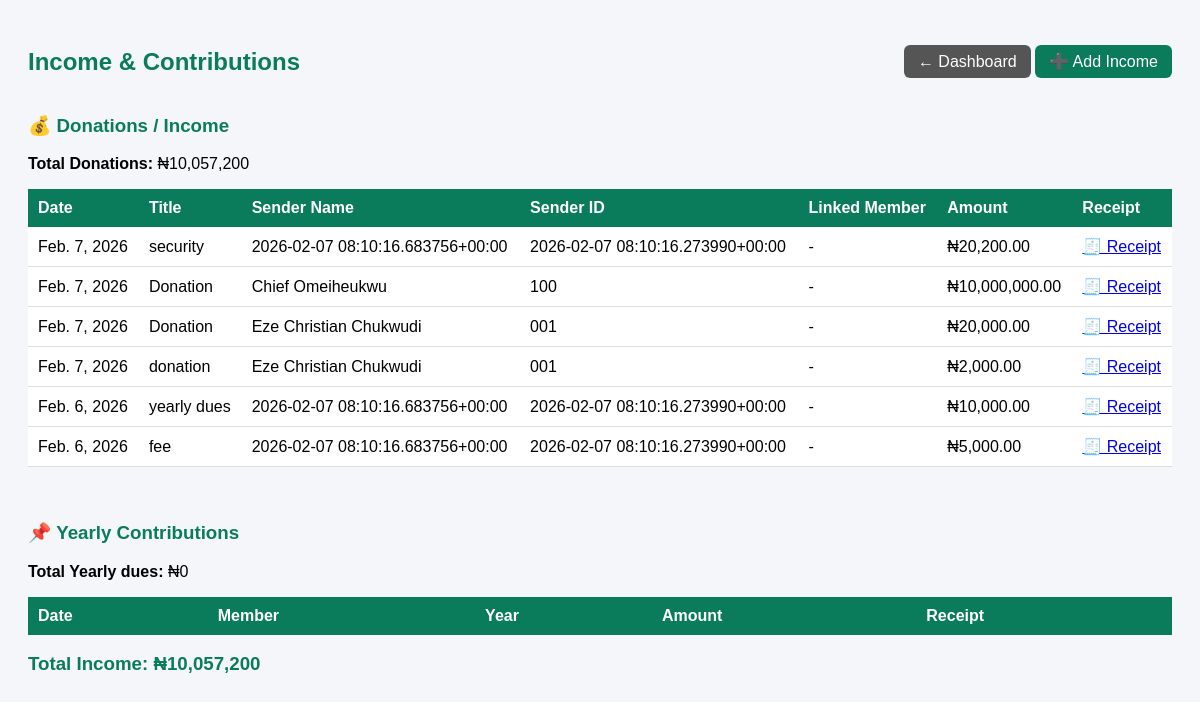
/income/ (signed in), run on the app's committed database.
### finance/models.py (models this page shows, shortened)
class Income(models.Model):
    date = models.DateField(auto_now_add=True)
    title = models.CharField(max_length=200)
    sender_name = models.CharField(max_length=200)
    sender_id = models.CharField(max_length=50)
    member = models.ForeignKey(
        Member,
        on_delete=models.SET_NULL,
        null=True,
        blank=True,
        related_name='received_incomes'  # 👈 FIX
    )
    amount = models.DecimalField(max_digits=12, decimal_places=2)
    recorded_by = models.ForeignKey(
        Member,
        on_delete=models.SET_NULL,
        null=True,
        related_name='incomes_recorded'  # 👈 FIX
    )

### accounts/decorators.py (the view)
    def wrapper(request, *args, **kwargs):
        if not request.session.get('member_id'):
            return redirect('login')
        return view_func(request, *args, **kwargs)

### finance/templates/finance/income_list.html (shortened to what this page needs)
{% load humanize %}
<!DOCTYPE html>
<html>
<head>
</head>
<body>
<div class="header">
  <h2>Income & Contributions</h2>
  <div>
    <a href="{% url 'dashboard' %}" class="btn secondary">← Dashboard</a>
    {% if request.session.member_role == 'admin' %}
    <a href="{% url 'add_income' %}" class="btn">➕ Add Income</a>
    {% endif %}
  </div>
</div>
<h3>💰 Donations / Income</h3>
<p><strong>Total Donations:</strong> ₦{{ total_income|intcomma }}</p>
<table>
<tr>
  <th>Date</th>
  <th>Title</th>
  <th>Sender Name</th>
  <th>Sender ID</th>
  <th>Linked Member</th>
  <th>Amount</th>
  <th>Receipt</th>
</tr>
{% for income in incomes %}
<tr>
  <td>{{ income.date }}</td>
  <td>{{ income.title }}</td>
  <td>{{ income.sender_name }}</td>
  <td>{{ income.sender_id }}</td>
  <td>{% if income.member %}{{ income.member.full_name }}{% else %}-{% endif %}</td>
  <td>₦{{ income.amount|intcomma }}</td>
  <td>
  <a href="{% url 'income_receipt' income.id %}" target="_blank">🧾 Receipt</a>
</td>
</tr>
{% endfor %}
</table>
<br><br>
<h3>📌 Yearly Contributions</h3>
<p><strong>Total Yearly dues:</strong> ₦{{ total_contributions|intcomma }}</p>
<table>
<tr>
  <th>Date</th>
  <th>Member</th>
  <th>Year</th>
  <th>Amount</th>
  <th>Receipt</th>
</tr>
</table>
<h3>Total Income: ₦{{ total_money|intcomma|default:"0" }}</h3>
</body>
</html>

### finance/templates/finance/income_list.html (style rules this page uses)
body { font-family: Arial; background: #f4f6f9; padding: 20px; }
h2, h3 { color: #0a7c5b; }
.header { display:flex; justify-content:space-between; align-items:center; margin-bottom:15px; }
.btn { background:#0a7c5b; color:white; padding:8px 14px; border-radius:6px; text-decoration:none; }
.btn.secondary { background:#555; }
table { width:100%; border-collapse:collapse; background:white; margin-top:10px; }
th { background:#0a7c5b; color:white; padding:10px; text-align:left; }
td { padding:10px; border-bottom:1px solid #ddd; }

### data on the page
Income: date "Feb. 7, 2026", title "security", sender_name "2026-02-07 08:10:16.683756+00:00", sender_id "2026-02-07 08:10:16.273990+00:00", amount "20,200.00"
Income: date "Feb. 7, 2026", title "Donation", sender_name "Chief Omeiheukwu", sender_id "100", amount "10,000,000.00"
Income: date "Feb. 7, 2026", title "Donation", sender_name "Eze Christian Chukwudi", sender_id "001", amount "20,000.00"
Income: date "Feb. 7, 2026", title "donation", sender_name "Eze Christian Chukwudi", sender_id "001", amount "2,000.00"
Income: date "Feb. 6, 2026", title "yearly dues", sender_name "2026-02-07 08:10:16.683756+00:00", sender_id "2026-02-07 08:10:16.273990+00:00", amount "10,000.00"
Income: date "Feb. 6, 2026", title "fee", sender_name "2026-02-07 08:10:16.683756+00:00", sender_id "2026-02-07 08:10:16.273990+00:00", amount "5,000.00"

### other printed values
{{ total_income|intcomma }} "10,057,200"
{{ total_contributions|intcomma }} "0"
{{ total_money|intcomma|default:"0" }} "10,057,200"
